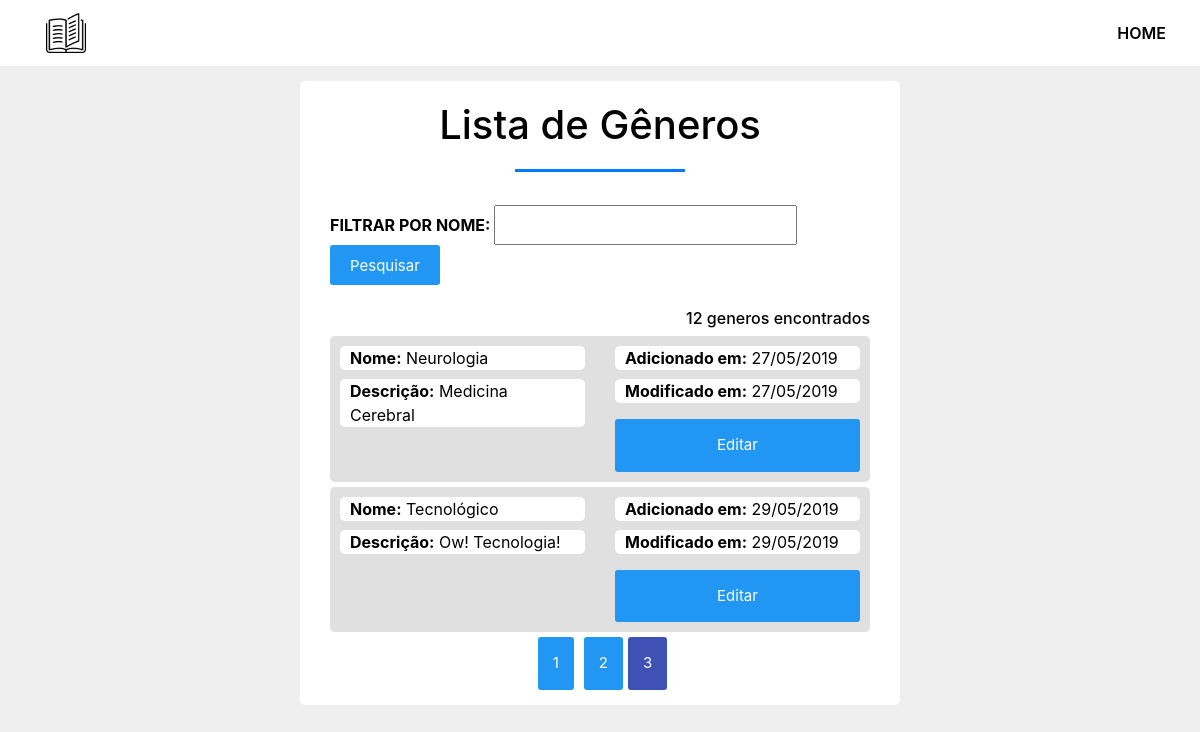
Screenshot of /con-gen.php?page=3 with the database file from the repository.
### tables this page shows
CREATE TABLE `generos` (
  `id` int(11) NOT NULL,
  `genero` varchar(20) NOT NULL,
  `descric` varchar(250) DEFAULT NULL,
  `created` timestamp NOT NULL DEFAULT CURRENT_TIMESTAMP,
  `modified` timestamp NOT NULL DEFAULT CURRENT_TIMESTAMP ON UPDATE CURRENT_TIMESTAMP
);

### OBJ/genero.php (called while the page is built, shortened)
<?php
include_once 'OBJ/functions.php';
class Genero {
    public function searchGen() {
        $results_pagina = pagina()[1];
        $limite_pagina = pagina()[2];
        if(isset($_POST['filtro'])){
            $dbc = dbConnect();
            $sql = "SELECT * FROM generos WHERE genero LIKE :filtro ORDER BY genero LIMIT ".$limite_pagina.",".$results_pagina."";
            $filtro = addslashes($_POST['filtro']);
            $stmt = $dbc->prepare($sql);
            $stmt->bindValue(':filtro', '%' . $filtro . '%', PDO::PARAM_INT);
            $stmt->execute();
            $result = $stmt->fetchAll();
            return $result;
        } else if(!isset($_POST['filtro'])){
            $dbc = dbConnect();
            $sql = "SELECT * FROM generos ORDER BY genero LIMIT ".$limite_pagina.",".$results_pagina."";
            $stmt = $dbc->prepare($sql);
            $stmt->execute();
            $result = $stmt->fetchAll();
            return $result;
        }
    }
    public function numeroGeneros() {
        $dbc = dbConnect();
        $sql = "SELECT * FROM generos ORDER BY genero";
        $stmt = $dbc->prepare($sql);
        $stmt->execute();
        $count = $stmt->rowCount();
        return $count;
    }
}
?>

### OBJ/functions.php (called while the page is built, shortened)
<?php
function dateConvert($date){
    sscanf($date, '%d-%d-%d', $y, $m, $d);
    return sprintf('%02d/%02d/%04d', $d, $m, $y);
}
function pagina(){
    if (!isset($_GET['page'])){
        $page = 1;
    } else{
        $page = $_GET['page'];
    }
    $results_pagina = 5;
    $limite_pagina = ($page - 1) * $results_pagina;
    return array($page, $results_pagina, $limite_pagina);
}
?>

### con-gen.php (the view, shortened to what this page needs)
<?php
require 'OBJ/functions.php';
require 'OBJ/genero.php';
$OBJgenero = new Genero;
?>
<!DOCTYPE html>
<html lang="pt-br">
<head>
    <?php
    include "ADD/config.php";
    ?>
</head>
<body>
<?php
    include "ADD/heater.php";
?>
<section id="box">
    <div class="container">
        <h1>Lista de Gêneros</h1>
        <form method="post" action="">
            <b>FILTRAR POR NOME: </b><input type="text" name="filtro" class="campo" required autofocus> <input type="submit" value="Pesquisar" class="btn-pesq">
        </form>
        <?php
        $numGen = $OBJgenero->numeroGeneros();
        echo "<br><h6>$numGen generos encontrados</h6>";
        $result = $OBJgenero->searchGen();
        foreach ($result as $dados) {
            $created = dateConvert($dados['created']);
            $modified = dateConvert($dados['modified']);
            echo "<article><div class='row'><div class='col-md-6 aut-info'>";
            echo "<p><b>Nome:</b> ".$dados['genero']."</p><br><p><b>Descrição:</b> ".$dados['descric']."</p><br>";
            echo "</div><div class='col-md-6 aut-info'>";
            echo "<p><b>Adicionado em:</b> ".$created."</p><br><p><b>Modificado em:</b> ".$modified."</p><br><a class='btn-alug' href='edit-gen.php?id=".$dados['id']."'>Editar</a>";
            echo "</div></div></article>";
        }
        $num = $OBJgenero->numeroGeneros();
        $page = pagina()[0];
        $resultMax = pagina()[1];
        $total_pages = ceil($num / $resultMax);
        echo '<div class="paginacao">';
            for ($i=1; $i <= $total_pages; $i++) {
                if ($i==$page){
                    echo '<a class="btn-act">'.$i.'</a>  ';
                } else {
                    echo '<a class="btn-pag" href="con-gen.php?page='.$i.'">'.$i.'</a>';
                }
            }
        echo '</div>';
        ?>
    </div>
</section>
</body>
</html>

### CSS/style.css (style rules this page uses)
* { margin: 0; padding: 0; }
body { background-color: #efefef!important; font-family: sans-serif; }
h1 { text-align: center; color: #000!important; padding-top: 20px; padding-bottom: 10px; }
h1::after { content: ''; background: #007bff; display: block; height: 3px; width: 170px; margin: 20px auto 5px; }
a { text-decoration: none!important; color: #fff!important; }
#box { width: 50%; background: #fff; color: #000; box-sizing: border-box; margin-top: 15px; margin-left: 25%; margin-bottom: 15px; padding: 15px; padding-top: 0px; border-radius: 5px; }
#box p { background-color: #fff; border-radius: 5px; margin-bottom: -15px; padding: 0px 10px 0px 10px; }
article { width: 100%; box-sizing: border-box; padding: 10px; background-color: #e0e0e0; margin-bottom: 5px; text-align: left; border-radius: 5px; }
.btn-alug { background-color: #2196f3; border-radius: 3px; display: inline-block; font-size: 15px; padding: 15px 30px; transition: 0.5s; width: 100%; margin-top: 7px; text-align: center; }
.btn-pesq { background-color: #2196f3; border-radius: 3px; display: inline-block; font-size: 15px; padding: 10px 20px; transition: 0.5s; text-align: center; color: #fff; border: none; height: 40px; }
.campo { width: 56%; height: 40px; padding: 0px 10px 0px 10px; margin-top: 10px; }
h6 { text-align: right; }
.paginacao { text-align: center; }
.btn-pag { background-color: #2196f3; border-radius: 3px; display: inline-block; font-size: 15px; padding: 15px 15px; transition: 0.5s; margin-right: 5px; margin-left: 5px; }
.btn-act { border-radius: 3px; display: inline-block; font-size: 15px; padding: 15px 15px; transition: 0.5s; border-color: 1px solid #fff; background-color: #3f51b5; }

### rows the page displays
generos: genero "Neurologia", descric "Medicina Cerebral", created "27/05/2019", modified "27/05/2019"
generos: genero "Tecnológico", descric "Ow! Tecnologia!", created "29/05/2019", modified "29/05/2019"

### other values shown
$numGen "12"
